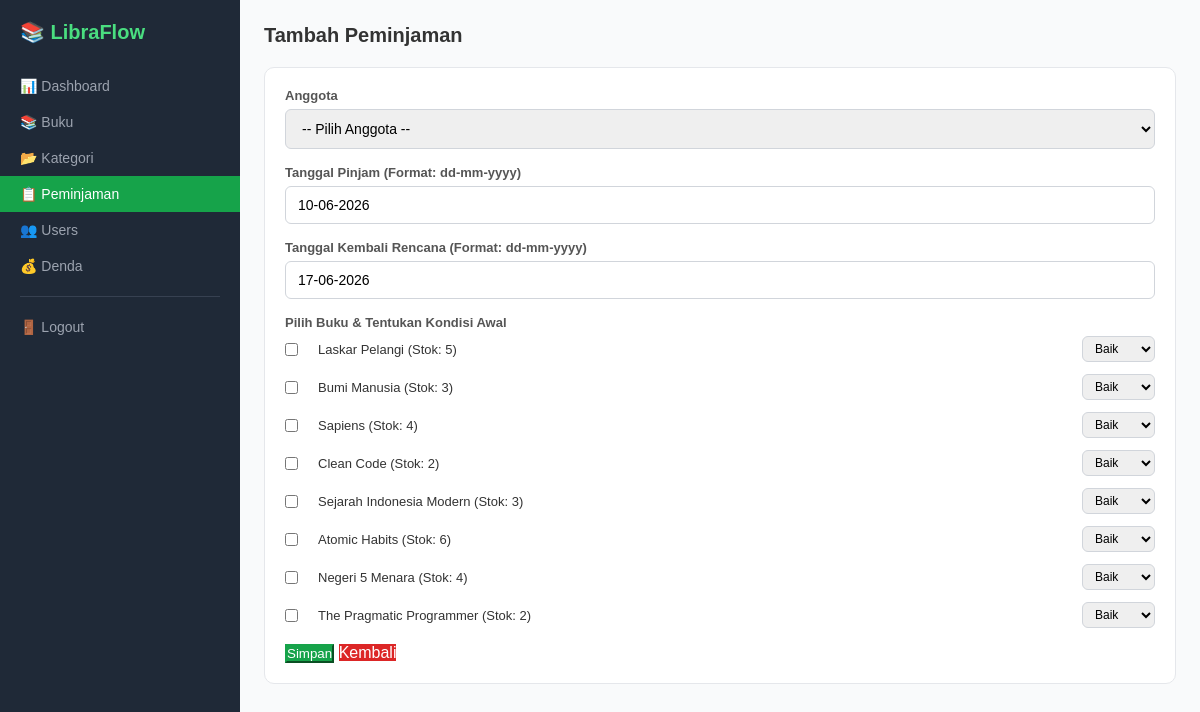
Screenshot of /admin/tambah_peminjaman.php (signed in) with the database file from the repository.
### tables this page shows
CREATE TABLE buku (
    buku_id INT AUTO_INCREMENT PRIMARY KEY,
    kategori_id INT,
    judul VARCHAR(200) NOT NULL,
    penulis VARCHAR(150),
    penerbit VARCHAR(150),
    tahun_terbit INT,
    stok INT DEFAULT 0,
    cover_image VARCHAR(255),
    FOREIGN KEY (kategori_id) REFERENCES kategori(kategori_id)
);

### admin/tambah_peminjaman.php (the view, shortened to what this page needs)
<?php
require_once '../config/database.php';
?>
<!DOCTYPE html>
<html lang='id'>
<head>
    <link rel='stylesheet' href='/ALP-WP/assets/css/style.css'>
    <link rel="stylesheet" href="https://cdn.jsdelivr.net/npm/flatpickr/dist/flatpickr.min.css">
</head>
<body>
<div class='dashboard'>
        <div class='sidebar'>
        <div class='logo'>📚 LibraFlow</div>
        <div class='sidebar-menu'>
            <a href='dashboard.php' class=''>📊 Dashboard</a>
            <a href='buku.php' class=''>📚 Buku</a>
            <a href='kategori.php' class=''>📂 Kategori</a>
            <a href='peminjaman.php' class='active'>📋 Peminjaman</a>
            <a href='users.php' class=''>👥 Users</a>
            <a href='denda.php' class=''>💰 Denda</a>
            <div class='sidebar-divider'></div>
            <a href='../logout.php'>🚪 Logout</a>
        </div>
    </div>
<div class='main-content'>
        <div class='page-header'>
            <h2>Tambah Peminjaman</h2>
        </div>
        <div class='card'>
            <form method='POST'>
                <div class='form-group'>
                    <label>Anggota</label>
                    <select name='user_id' required>
                        <option value=''>-- Pilih Anggota --</option>
                    </select>
                </div>
                <div class='form-group'>
                    <label>Tanggal Pinjam (Format: dd-mm-yyyy)</label>
                    <input type='text' name='tgl_pinjam' value='<?= date("d-m-Y") ?>' placeholder='dd-mm-yyyy' required>
                </div>
                <div class='form-group'>
                    <label>Tanggal Kembali Rencana (Format: dd-mm-yyyy)</label>
                    <input type='text' name='tgl_kembali_rencana' value='<?= date("d-m-Y", strtotime("+7 days")) ?>' placeholder='dd-mm-yyyy' required>
                </div>
                <div class='form-group'>
                    <label>Pilih Buku & Tentukan Kondisi Awal</label>
                    <?php
                    $buku_list = mysqli_query($conn, "SELECT * FROM buku WHERE stok > 0");
                    while ($buku = mysqli_fetch_assoc($buku_list)):
                    ?>
                        <div style="margin-bottom: 12px; display: flex; align-items: center; gap: 12px;">
                            <input type='checkbox' name='buku_id[]' value='<?= $buku['buku_id'] ?>' id="buku_<?= $buku['buku_id'] ?>">
                            <label for="buku_<?= $buku['buku_id'] ?>" style="font-weight: normal; margin-bottom: 0; display: inline; cursor: pointer; font-size: 13px; color: #333;">
                                <?= htmlspecialchars($buku['judul']) ?> (Stok: <?= $buku['stok'] ?>)
                            </label>
                            <select name="kondisi_awal[<?= $buku['buku_id'] ?>]" style="width: auto; padding: 4px 8px; font-size: 12px; margin-left: auto;">
                                <option value="Baik">Baik</option>
                            </select>
                        </div>
                    <?php endwhile; ?>
                </div>
                <button type='submit' class='btn-primary'>Simpan</button>
                <a href='peminjaman.php' class='btn-danger'>Kembali</a>
            </form>
        </div>
    </div>
</div>
</body>
</html>

### assets/css/style.css (style rules this page uses)
* { margin: 0; padding: 0; box-sizing: border-box; }
body { font-family: Arial, sans-serif; color: #333; background: #fff; }
a { text-decoration: none; color: inherit; }
.btn-primary { background: #16a34a; color: #fff; border-color: #16a34a; }
.btn-danger { background: #dc2626; color: #fff; border-color: #dc2626; }
.logo { font-size: 20px; font-weight: bold; color: #16a34a; }
.form-group { margin-bottom: 16px; }
.form-group label { display: block; font-size: 13px; font-weight: bold; margin-bottom: 6px; color: #555; }
.form-group input, .form-group select, .form-group textarea { width: 100%; padding: 10px 12px; border: 1px solid #d1d5db; border-radius: 6px; font-size: 14px; font-family: Arial, sans-serif; transition: border-color 0.2s; }
.dashboard { display: flex; min-height: 100vh; }
.sidebar { width: 240px; background: #1f2937; color: #d1d5db; padding: 20px 0; flex-shrink: 0; }
.sidebar .logo { color: #4ade80; padding: 0 20px; margin-bottom: 24px; }
.sidebar-menu { display: flex; flex-direction: column; }
.sidebar-menu a { padding: 10px 20px; font-size: 14px; color: #9ca3af; display: flex; align-items: center; gap: 10px; transition: all 0.2s; }
.sidebar-menu a.active { background: #16a34a; color: #fff; }
.sidebar-divider { height: 1px; background: #374151; margin: 12px 20px; }
.main-content { flex: 1; background: #f9fafb; padding: 24px; }
.card { background: #fff; border: 1px solid #e5e7eb; border-radius: 10px; padding: 20px; margin-bottom: 20px; }
.page-header { display: flex; justify-content: space-between; align-items: center; margin-bottom: 20px; }
.page-header h2 { font-size: 20px; }
.form-group input[type="checkbox"], .form-group input[type="radio"] { width: auto !important; height: auto !important; margin-right: 8px; cursor: pointer; }

### rows the page displays
buku: judul "Laskar Pelangi", stok "5", buku_id "Baik"
buku: judul "Bumi Manusia", stok "3", buku_id "Baik"
buku: judul "Sapiens", stok "4", buku_id "Baik"
buku: judul "Clean Code", stok "2", buku_id "Baik"
buku: judul "Sejarah Indonesia Modern", stok "3", buku_id "Baik"
buku: judul "Atomic Habits", stok "6", buku_id "Baik"
buku: judul "Negeri 5 Menara", stok "4", buku_id "Baik"
buku: judul "The Pragmatic Programmer", stok "2", buku_id "Baik"
